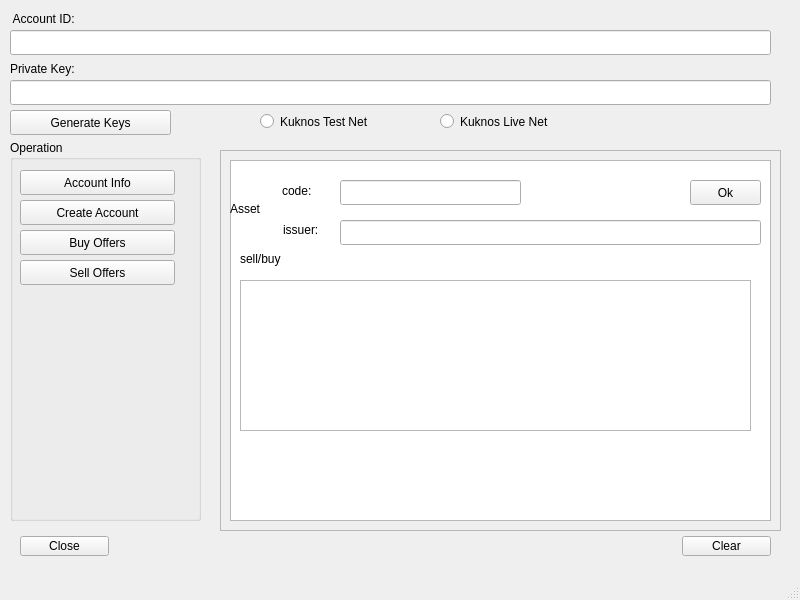
<?xml version="1.0" encoding="UTF-8"?>
<ui version="4.0">
 <class>MainWindow</class>
 <widget class="QMainWindow" name="MainWindow">
  <property name="geometry">
   <rect>
    <x>0</x>
    <y>0</y>
    <width>800</width>
    <height>600</height>
   </rect>
  </property>
  <property name="windowTitle">
   <string>MainWindow</string>
  </property>
  <widget class="QWidget" name="centralwidget">
   <widget class="QLineEdit" name="publicLine">
    <property name="geometry">
     <rect>
      <x>10</x>
      <y>30</y>
      <width>761</width>
      <height>25</height>
     </rect>
    </property>
   </widget>
   <widget class="QLineEdit" name="privateLine">
    <property name="geometry">
     <rect>
      <x>10</x>
      <y>80</y>
      <width>761</width>
      <height>25</height>
     </rect>
    </property>
   </widget>
   <widget class="QPushButton" name="pushButton">
    <property name="geometry">
     <rect>
      <x>20</x>
      <y>536</y>
      <width>89</width>
      <height>20</height>
     </rect>
    </property>
    <property name="text">
     <string>Close</string>
    </property>
   </widget>
   <widget class="QPushButton" name="pushButton_2">
    <property name="geometry">
     <rect>
      <x>10</x>
      <y>110</y>
      <width>161</width>
      <height>25</height>
     </rect>
    </property>
    <property name="text">
     <string>Generate Keys</string>
    </property>
   </widget>
   <widget class="QRadioButton" name="TestNetButton">
    <property name="geometry">
     <rect>
      <x>260</x>
      <y>110</y>
      <width>161</width>
      <height>23</height>
     </rect>
    </property>
    <property name="text">
     <string>Kuknos Test Net</string>
    </property>
   </widget>
   <widget class="QRadioButton" name="LiveNetButton">
    <property name="geometry">
     <rect>
      <x>440</x>
      <y>110</y>
      <width>161</width>
      <height>23</height>
     </rect>
    </property>
    <property name="text">
     <string>Kuknos Live Net</string>
    </property>
   </widget>
   <widget class="QLabel" name="label">
    <property name="geometry">
     <rect>
      <x>10</x>
      <y>10</y>
      <width>91</width>
      <height>17</height>
     </rect>
    </property>
    <property name="text">
     <string> Account ID:</string>
    </property>
   </widget>
   <widget class="QLabel" name="label_2">
    <property name="geometry">
     <rect>
      <x>10</x>
      <y>60</y>
      <width>91</width>
      <height>17</height>
     </rect>
    </property>
    <property name="text">
     <string>Private Key:</string>
    </property>
   </widget>
   <widget class="QGroupBox" name="groupBox">
    <property name="geometry">
     <rect>
      <x>10</x>
      <y>140</y>
      <width>191</width>
      <height>381</height>
     </rect>
    </property>
    <property name="title">
     <string>Operation</string>
    </property>
    <widget class="QPushButton" name="accountInfo">
     <property name="geometry">
      <rect>
       <x>10</x>
       <y>30</y>
       <width>155</width>
       <height>25</height>
      </rect>
     </property>
     <property name="text">
      <string>Account Info</string>
     </property>
    </widget>
    <widget class="QPushButton" name="createAccount">
     <property name="geometry">
      <rect>
       <x>10</x>
       <y>60</y>
       <width>155</width>
       <height>25</height>
      </rect>
     </property>
     <property name="text">
      <string>Create Account</string>
     </property>
    </widget>
    <widget class="QPushButton" name="buyOffer">
     <property name="geometry">
      <rect>
       <x>10</x>
       <y>90</y>
       <width>155</width>
       <height>25</height>
      </rect>
     </property>
     <property name="text">
      <string>Buy Offers</string>
     </property>
     <property name="checkable">
      <bool>false</bool>
     </property>
    </widget>
    <widget class="QPushButton" name="sellOffer">
     <property name="geometry">
      <rect>
       <x>10</x>
       <y>120</y>
       <width>155</width>
       <height>25</height>
      </rect>
     </property>
     <property name="text">
      <string>Sell Offers</string>
     </property>
     <property name="icon">
      <iconset theme="okIcon"/>
     </property>
     <property name="checkable">
      <bool>false</bool>
     </property>
    </widget>
   </widget>
   <widget class="QTextEdit" name="textEdit">
    <property name="enabled">
     <bool>true</bool>
    </property>
    <property name="geometry">
     <rect>
      <x>230</x>
      <y>160</y>
      <width>541</width>
      <height>361</height>
     </rect>
    </property>
   </widget>
   <widget class="QPushButton" name="pushButton_3">
    <property name="geometry">
     <rect>
      <x>682</x>
      <y>536</y>
      <width>89</width>
      <height>20</height>
     </rect>
    </property>
    <property name="text">
     <string>Clear</string>
    </property>
   </widget>
   <widget class="QFrame" name="offerFrame">
    <property name="geometry">
     <rect>
      <x>220</x>
      <y>150</y>
      <width>561</width>
      <height>381</height>
     </rect>
    </property>
    <property name="frameShape">
     <enum>QFrame::StyledPanel</enum>
    </property>
    <property name="frameShadow">
     <enum>QFrame::Raised</enum>
    </property>
    <widget class="QLineEdit" name="assetCode">
     <property name="geometry">
      <rect>
       <x>120</x>
       <y>30</y>
       <width>181</width>
       <height>25</height>
      </rect>
     </property>
    </widget>
    <widget class="QLineEdit" name="assetIssuer">
     <property name="geometry">
      <rect>
       <x>120</x>
       <y>70</y>
       <width>421</width>
       <height>25</height>
      </rect>
     </property>
    </widget>
    <widget class="QLabel" name="label_3">
     <property name="geometry">
      <rect>
       <x>10</x>
       <y>50</y>
       <width>67</width>
       <height>17</height>
      </rect>
     </property>
     <property name="text">
      <string>Asset</string>
     </property>
    </widget>
    <widget class="QLabel" name="label_4">
     <property name="geometry">
      <rect>
       <x>62</x>
       <y>31</y>
       <width>67</width>
       <height>20</height>
      </rect>
     </property>
     <property name="text">
      <string>code:</string>
     </property>
    </widget>
    <widget class="QLabel" name="label_5">
     <property name="geometry">
      <rect>
       <x>63</x>
       <y>70</y>
       <width>67</width>
       <height>20</height>
      </rect>
     </property>
     <property name="text">
      <string>issuer:</string>
     </property>
    </widget>
    <widget class="QPushButton" name="pushButton_4">
     <property name="geometry">
      <rect>
       <x>470</x>
       <y>30</y>
       <width>71</width>
       <height>25</height>
      </rect>
     </property>
     <property name="text">
      <string>Ok</string>
     </property>
    </widget>
    <widget class="QLabel" name="sell_buy_label">
     <property name="geometry">
      <rect>
       <x>20</x>
       <y>100</y>
       <width>101</width>
       <height>17</height>
      </rect>
     </property>
     <property name="text">
      <string>sell/buy</string>
     </property>
    </widget>
    <widget class="QPlainTextEdit" name="orderResult">
     <property name="geometry">
      <rect>
       <x>20</x>
       <y>130</y>
       <width>511</width>
       <height>151</height>
      </rect>
     </property>
    </widget>
   </widget>
   <zorder>groupBox</zorder>
   <zorder>publicLine</zorder>
   <zorder>privateLine</zorder>
   <zorder>pushButton</zorder>
   <zorder>pushButton_2</zorder>
   <zorder>TestNetButton</zorder>
   <zorder>LiveNetButton</zorder>
   <zorder>label</zorder>
   <zorder>label_2</zorder>
   <zorder>textEdit</zorder>
   <zorder>pushButton_3</zorder>
   <zorder>offerFrame</zorder>
  </widget>
  <widget class="QMenuBar" name="menubar">
   <property name="geometry">
    <rect>
     <x>0</x>
     <y>0</y>
     <width>800</width>
     <height>22</height>
    </rect>
   </property>
  </widget>
  <widget class="QStatusBar" name="statusbar"/>
 </widget>
 <resources/>
 <connections/>
</ui>
